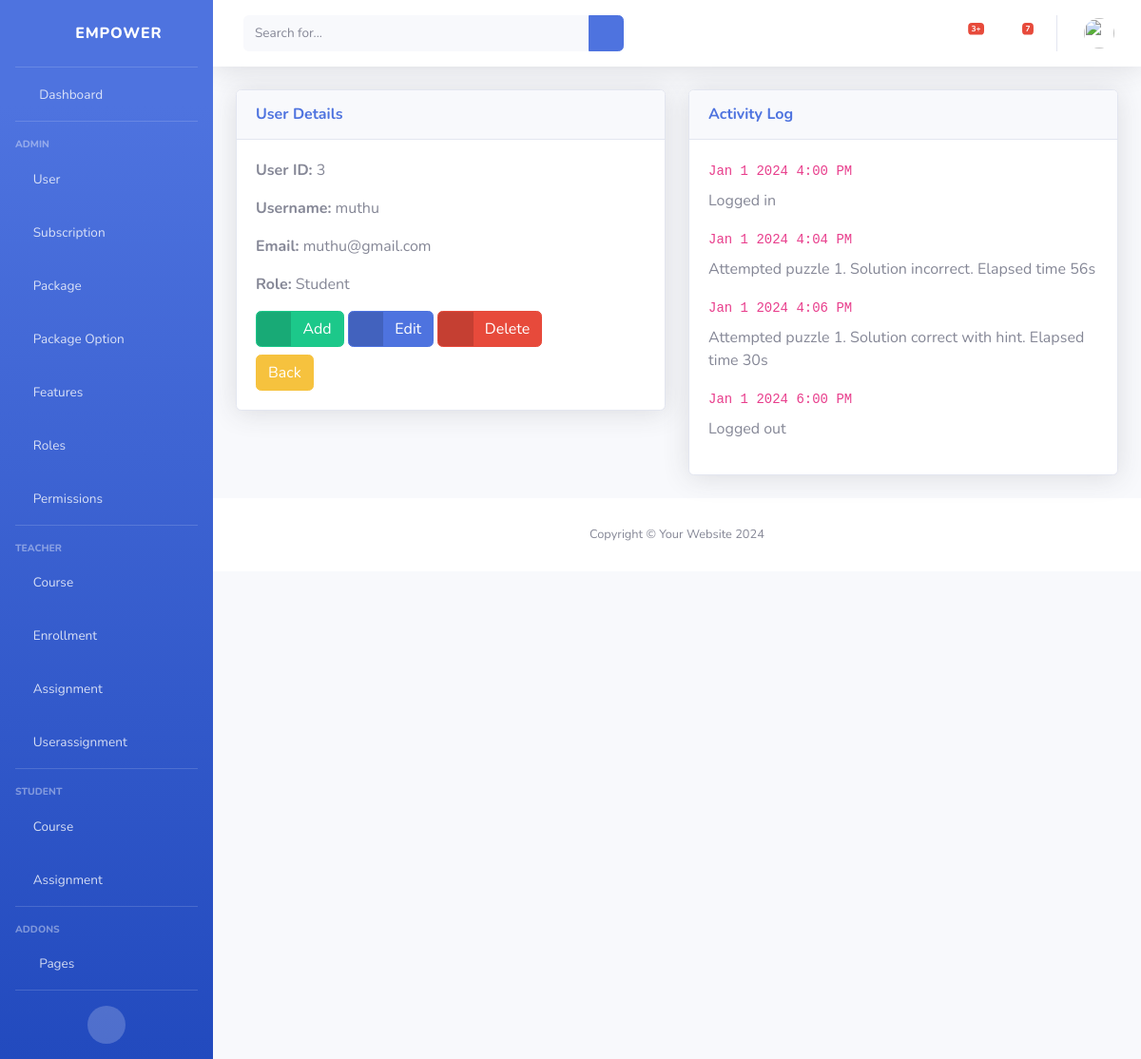
/user/3/ (signed in), run on an earlier commit of the app's database.
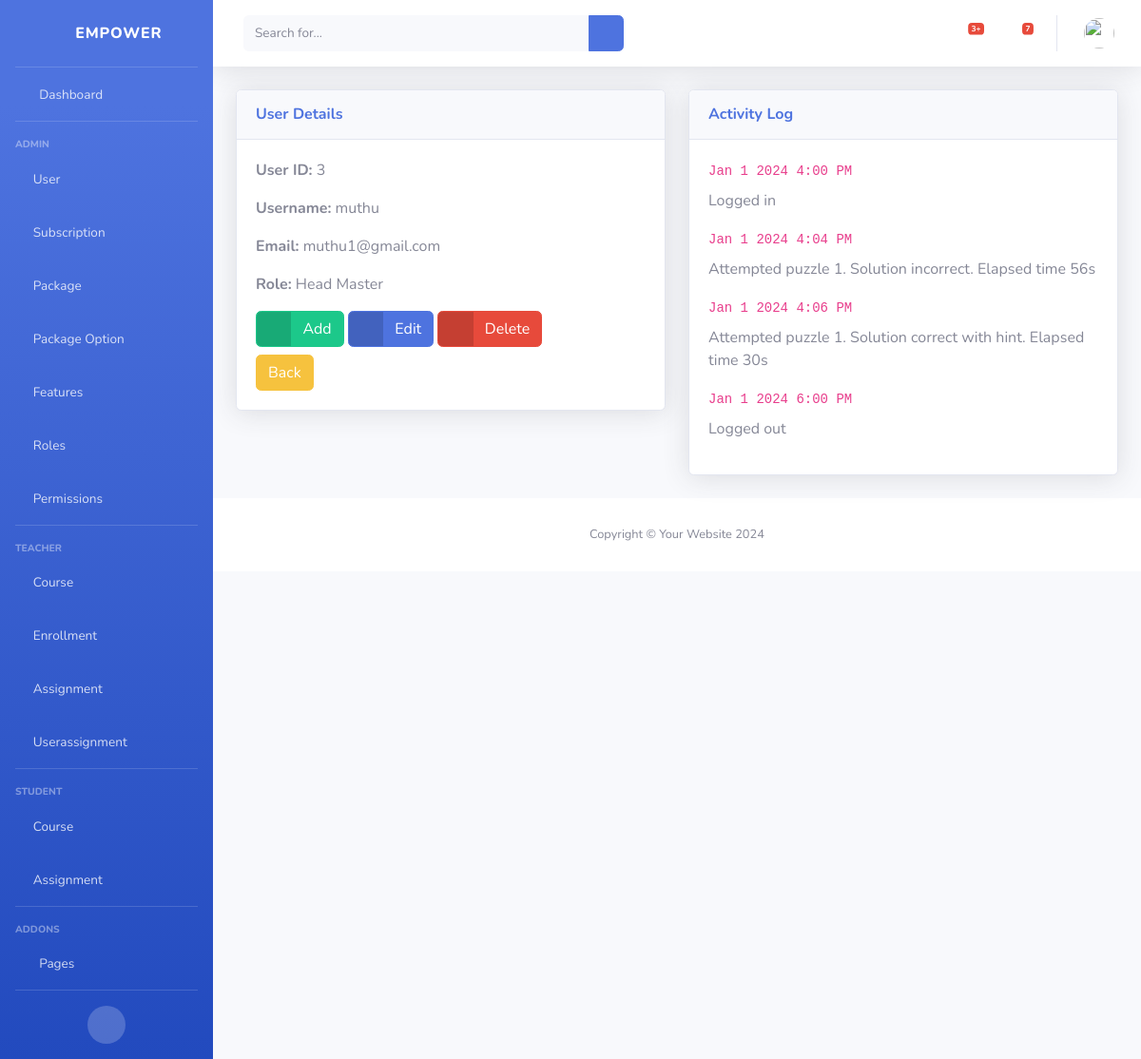
And on a later commit of the database.
### classRoom/models.py (models this page shows)
class User(models.Model):
    user = models.OneToOneField(AuthUser, on_delete=models.CASCADE)
    role = models.ForeignKey(Role, on_delete=models.CASCADE)

class Role(models.Model):
    id = models.AutoField(primary_key=True)
    role_name = models.CharField(max_length=255, unique=True)

### classRoom/views.py (the view)
# urls.py: path('user/<int:user_id>/',view_user, name="view_user"),
@login_required
def view_user(request, user_id):
    user = get_object_or_404(User, id=user_id)
    return render(request, 'users/view_user.html', {'user': user})

### classRoom/templates/users/view_user.html (shortened to what this page needs)
{% extends 'base.html' %}
{% block content %}
<div class="row">
    <div class="col-lg-6">
        <div class="card shadow mb-4">
            <div class="card-header py-3">
                <h6 class="m-0 font-weight-bold text-primary">User Details</h6>
            </div>
            <div class="card-body">
                <p class="card-text"><b>User ID:</b> {{ user.id }}</p>
                <p class="card-text"><b>Username:</b> {{ user.user.username }}</p>
                <p class="card-text"><b>Email:</b> {{ user.user.email }}</p>
                <p class="card-text"><b>Role:</b> {{ user.role.role_name|title }}</p>
                <a href="/user/add/" class="btn btn-success btn-icon-split">
                    <span class="icon text-white-50">
                        <i class="fas fa-check"></i>
                    </span>
                    <span class="text">Add</span>
                </a>
                <a href="/user/{{ user.id }}/edit/" class="btn btn-primary btn-icon-split">
                    <span class="icon text-white-50">
                        <i class="fas fa-flag"></i>
                    </span>
                    <span class="text">Edit</span>
                </a>
                <a href="/user/{{ user.id }}/delete/" class="btn btn-danger btn-icon-split">
                    <span class="icon text-white-50">
                        <i class="fas fa-trash"></i>
                    </span>
                    <span class="text">Delete</span>
                </a>
                <a href="/users/" class="btn btn-warning btn-icon-split">
                    <span class="text">Back</span>
                </a>
            </div>
        </div>
    </div>
    <div class="col-lg-6">
        <div class="card shadow mb-4">
            <div class="card-header py-3">
                <h6 class="m-0 font-weight-bold text-primary">Activity Log</h6>
            </div>
            <div class="card-body">
                <div class="mb-2">
                    <code>Jan 1 2024 4:00 PM</code>
                </div>
                <p>Logged in</p>
                <div class="mb-2">
                    <code>Jan 1 2024 4:04 PM</code>
                </div>
                <p>Attempted puzzle 1. Solution incorrect. Elapsed time 56s</p>
                <div class="mb-2">
                    <code>Jan 1 2024 4:06 PM</code>
                </div>
                <p>Attempted puzzle 1. Solution correct with hint. Elapsed time 30s</p>
                <div class="mb-2">
                    <code>Jan 1 2024 6:00 PM</code>
                </div>
                <p>Logged out</p>
            </div>
        </div>
</div>
</div>
{% endblock %}

What changed in the data, as far as the page shows it:
changed User "muthu": user.email "muthu@gmail.com" → "muthu1@gmail.com"; role.role_name "Student" → "Head Master"
